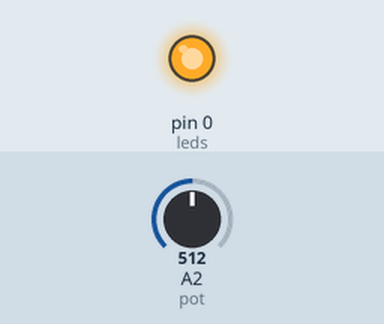
The sketch below on a simulated Arduino Uno, built with avr-gcc and run on an emulated ATmega328P. On the bench: output pins drawn as LEDs (lit = HIGH). Dashed ring = blinking. The test bench sets the inputs (shaded band); at power-on: A2 (pot) = 512.

Above: at 1.2 s.
1.3 s: A2 (pot) set to 495
At 2.02 s:
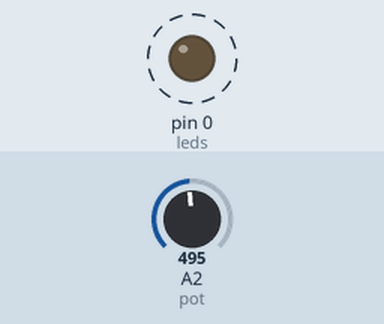
4.3 s: A2 (pot) set to 511
At 4.93 s:
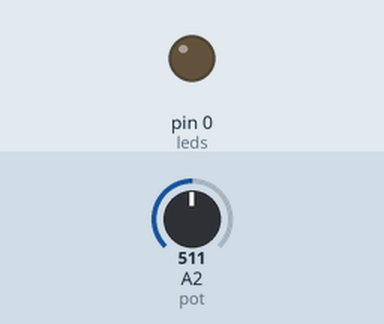
6.1 s: A2 (pot) set to 739
7.6 s: A2 (pot) set to 763
At 8.8 s:
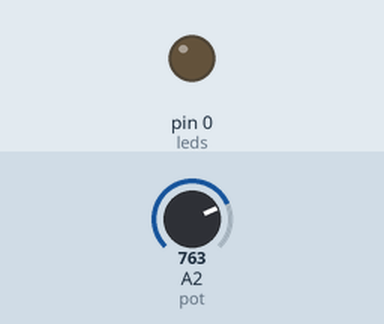
9.1 s: A2 (pot) set to 716
At 10.2 s:
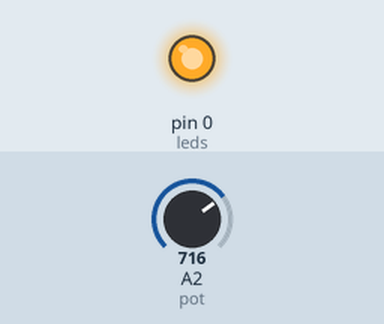
Timing chart, 0 to 11.6 s (numbered marks = the images above; inputs shaded):
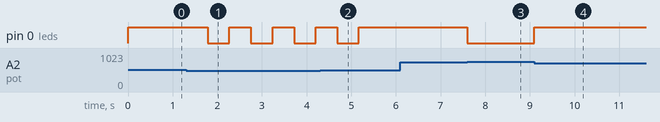

Measured:
- the behaviour switches between 502 and 501 on A2 (pot) (found by bisection; images 0 and 1)
- after the input at 1.3 s, pin 0 (leds): alternates HIGH for 0.48 s and LOW for 0.48 s, starting after 0.48 s
- after the input at 4.3 s, pin 0 (leds): goes on until 5.2 s, then stays HIGH
- after the input at 6.1 s, every drawn part: stays the same
- after the input at 7.6 s, pin 0 (leds): HIGH → LOW at once
- after the input at 9.1 s, pin 0 (leds): LOW → HIGH at once

The sketch:

letter.ino
```cpp
int leds = 0;
int pot = A2;

void setup() {

  pinMode(leds, OUTPUT);

}

void loop() {

  //flip the orientation of the pot.
  int input = abs(1023 - analogRead(pot));

  if (input < 20) {
    digitalWrite(leds, LOW);
  }

  if (input > 21 && input < (1023 / 2) + 10) {
    int intensity = map(input, 21, 1023 / 2, 0, 255);
    analogWrite(leds, intensity);
  }

  if (input > (1023 / 2) + 10) {
    int rate = map(input, 1023 / 2, 1023, 1000, 50);
    digitalWrite(leds, HIGH);
    delay(rate / 2);
    digitalWrite(leds, LOW);
    delay(rate / 2);
  }

}
```
